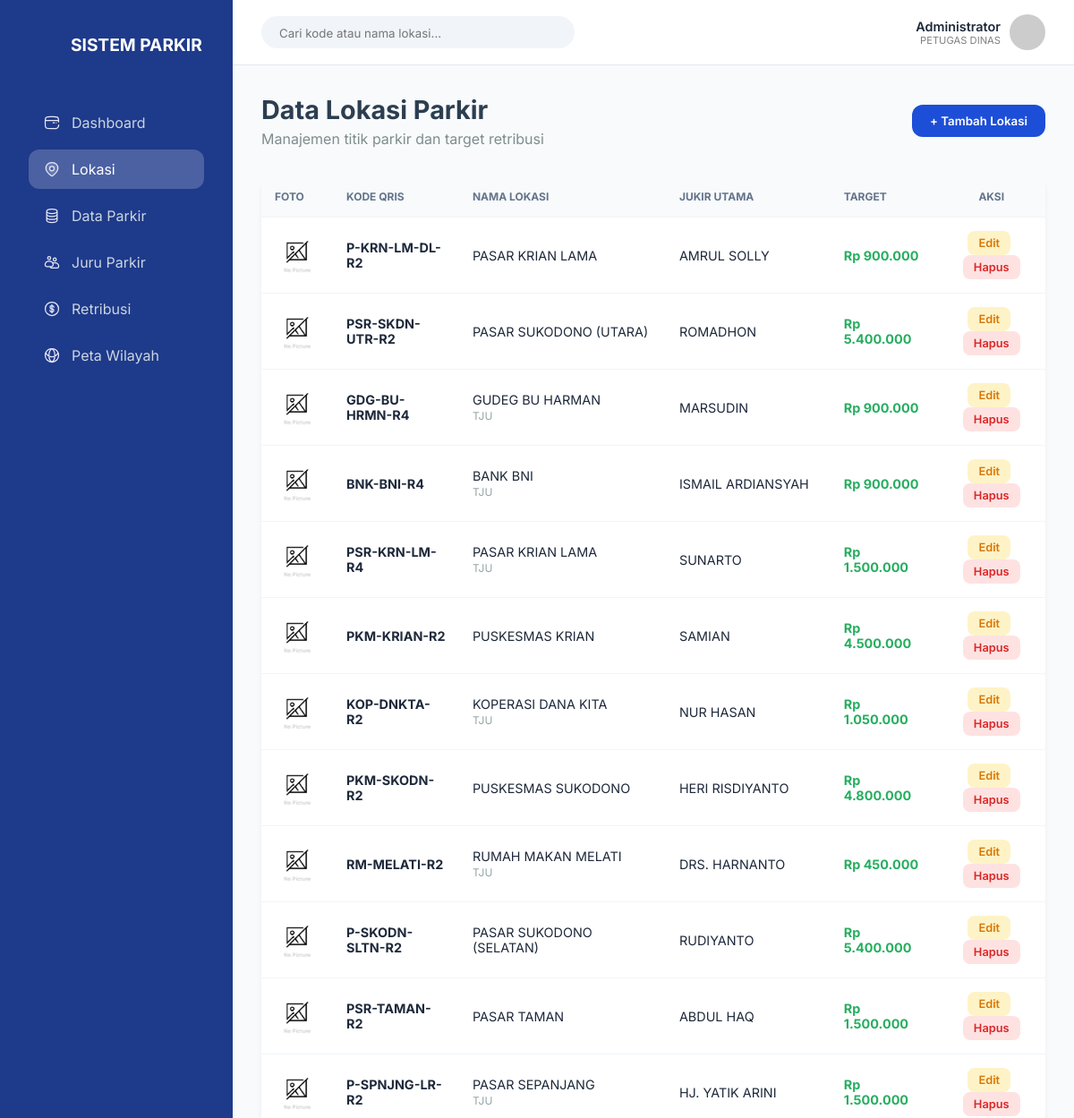
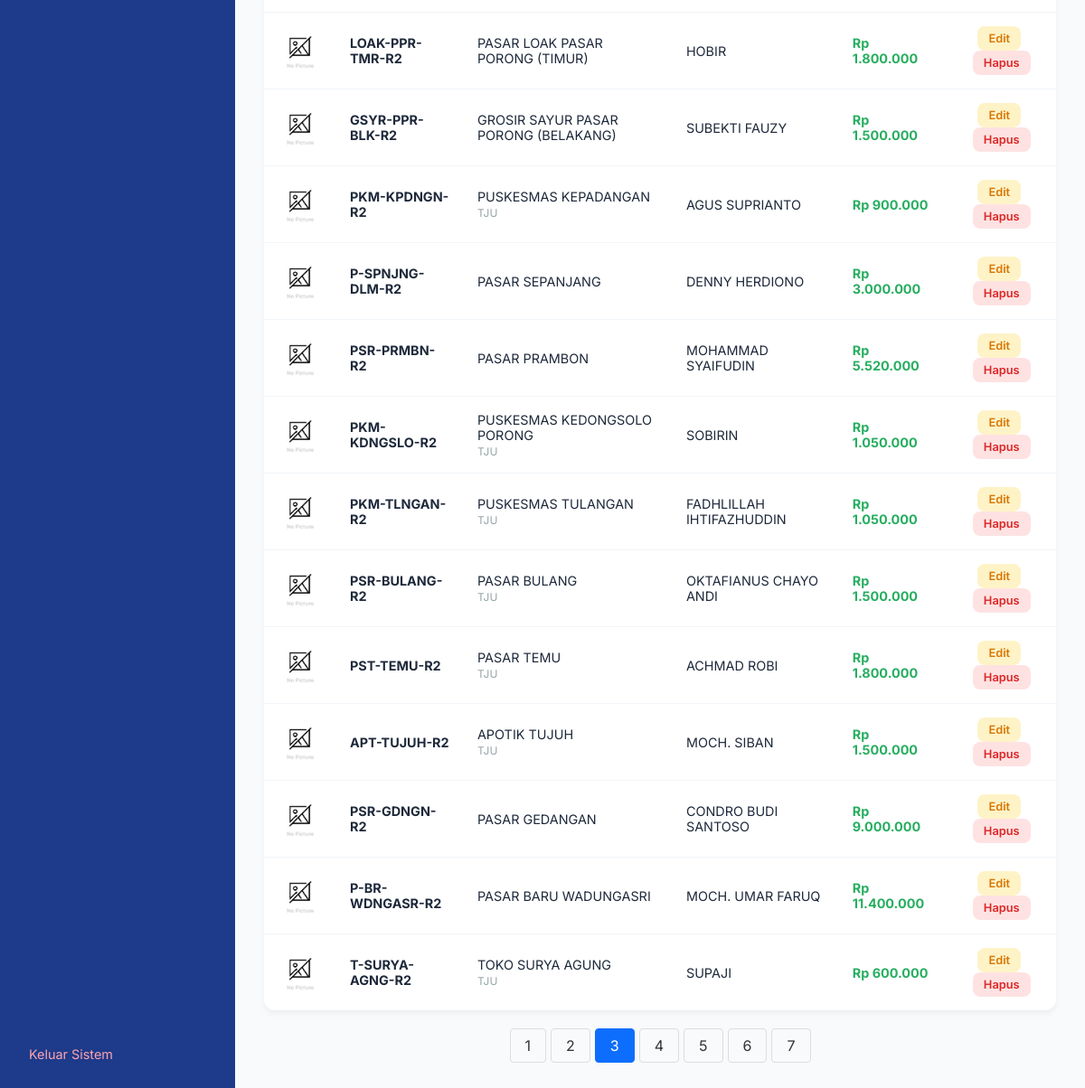
Page /lokasi.php?page=3 on the committed database (2 pictures, top to bottom).
### tables this page shows
CREATE TABLE `jukir_utama` (
  `id` int(11) NOT NULL,
  `no_spmt` varchar(50) DEFAULT NULL,
  `nik` varchar(20) DEFAULT NULL,
  `nama_lengkap` varchar(150) DEFAULT NULL,
  `ttl` varchar(100) DEFAULT NULL,
  `alamat` text DEFAULT NULL,
  `no_telp` varchar(20) DEFAULT NULL,
  `id_lokasi` int(11) DEFAULT NULL
);

CREATE TABLE `lokasi` (
  `id` int(11) NOT NULL,
  `kode_qris` varchar(50) DEFAULT NULL,
  `nama_lokasi` varchar(255) DEFAULT NULL,
  `titik_parkir` enum('TJU','TPK') DEFAULT NULL COMMENT 'TJU: Tepi Jalan Umum, TPK: Tempat Khusus Parkir',
  `nominal_retribusi` decimal(10,2) DEFAULT NULL,
  `target_bulanan` decimal(15,2) DEFAULT NULL,
  `terbilang_target` text DEFAULT NULL,
  `foto` varchar(255) DEFAULT NULL,
  `latitude` decimal(10,8) DEFAULT NULL,
  `longitude` decimal(11,8) DEFAULT NULL,
  `created_at` timestamp NOT NULL DEFAULT current_timestamp()
);

### lokasi.php (the view, shortened to what this page needs)
<?php
include 'config/auth.php';
$limit = 25;
$page = isset($_GET['page']) ? (int) $_GET['page'] : 1;
$offset = ($page - 1) * $limit;
$total_result = mysqli_query($conn, "SELECT COUNT(*) AS total FROM lokasi");
$total_row = mysqli_fetch_assoc($total_result)['total'];
$total_pages = ceil($total_row / $limit);
$sql = "SELECT
            lokasi.*,
            jukir_utama.nama_lengkap AS nama_jukir
        FROM lokasi
        LEFT JOIN jukir_utama ON lokasi.id = jukir_utama.id_lokasi
        ORDER BY lokasi.id DESC
        LIMIT $offset, $limit";
$result = mysqli_query($conn, $sql);
?>
<!DOCTYPE html>
<html lang="id">
<?php include 'components/header.php'; ?>
<body>
    <?php include 'components/sidebar.php'; ?>
    <div class="main-content" style="flex: 1;">
        <?php include 'components/navbar.php'; ?>
        <div class="container" style="padding: 2rem;">
            <div style="display: flex; justify-content: space-between; align-items: center; margin-bottom: 2rem;">
                <div>
                    <h1 style="font-size: 1.8rem; color: #2c3e50; margin: 0;">Data Lokasi Parkir</h1>
                    <p style="color: #7f8c8d; margin-top: 5px;">Manajemen titik parkir dan target retribusi</p>
                </div>
                <button class="btn-primary" onclick="openTambahModal()">+ Tambah Lokasi</button>
            </div>
            <div class="table-container"
                style="background: #fff; border-radius: 12px; box-shadow: 0 4px 6px rgba(0,0,0,0.05); overflow: hidden;">
                <table style="width: 100%; border-collapse: collapse;">
                    <thead style="background: #f8f9fa;">
                        <tr>
                            <th style="padding: 15px; text-align: left;">Foto</th>
                            <th style="padding: 15px; text-align: left;">Kode QRIS</th>
                            <th style="padding: 15px; text-align: left;">Nama Lokasi</th>
                            <th style="padding: 15px; text-align: left;">Jukir Utama</th>
                            <th style="padding: 15px; text-align: left;">Target</th>
                            <th style="padding: 15px; text-align: center;">Aksi</th>
                        </tr>
                    </thead>
                    <tbody>
                        <?php if (mysqli_num_rows($result) > 0): ?>
                            <?php while ($row = mysqli_fetch_assoc($result)): ?>
                                <tr style="border-top: 1px solid #eee;">
                                    <td style="padding: 15px;">
                                        <?php
                                        $foto = !empty($row['foto']) ? 'assets/img/lokasi/' . $row['foto'] : 'assets/img/no-image.jpg';
                                        ?>
                                        <img src="<?= $foto ?>"
                                            style="width: 50px; height: 50px; object-fit: cover; border-radius: 8px;">
                                    </td>
                                    <td style="padding: 15px; font-weight: bold;"><?= $row['kode_qris'] ?></td>
                                    <td style="padding: 15px;">
                                        <?= $row['nama_lokasi'] ?><br>
                                        <small style="color: #95a5a6;"><?= $row['titik_parkir'] ?></small>
                                    </td>
                                    <td style="padding: 15px;">
                                        <?= $row['nama_jukir'] ?? '<span style="color:#bdc3c7">Belum diset</span>' ?>
                                    </td>
                                    <td style="padding: 15px; color: #27ae60; font-weight: bold;">
                                        Rp <?= number_format($row['target_bulanan'], 0, ',', '.') ?>
                                    </td>
                                    <td style="padding: 15px; text-align: center;">
                                        <button class="btn-action btn-edit"
                                            onclick='openEditModal(<?= json_encode($row) ?>)'>Edit</button>
                                        <a href="store/hapus_lokasi.php?id=<?= $row['id'] ?>" class="btn-action btn-delete"
                                            onclick="return confirm('Hapus lokasi ini?')">Hapus</a>
                                    </td>
                                </tr>
                            <?php endwhile; ?>
                        <?php endif; ?>
                    </tbody>
                </table>
            </div>
            <div class="pagination">
                <?php for ($i = 1; $i <= $total_pages; $i++): ?>
                    <a href="?page=<?= $i ?>" class="<?= ($page == $i) ? 'active' : '' ?>">
                        <?= $i ?>
                    </a>
                <?php endfor; ?>
            </div>
        </div>
    </div>
                    <link rel="stylesheet" href="https://unpkg.com/leaflet@1.9.4/dist/leaflet.css" />
</body>
</html>

### assets/css/style.css (style rules this page uses)
:root { --primary: #1d4ed8; --primary-dark: #1e40af; --sidebar-bg: #1e3a8a; --bg-light: #f8fafc; --text-main: #1e293b; --text-muted: #64748b; --white: #ffffff; --shadow: 0 4px 6px -1px rgb(0 0 0 / 0.1), 0 2px 4px -2px rgb(0 0 0 / 0.1); }
* { margin: 0; padding: 0; box-sizing: border-box; font-family: 'Inter', sans-serif; }
body { background-color: var(--bg-light); display: flex; color: var(--text-main); }
.main-content { flex-grow: 1; }
.container { padding: 2rem; }
.table-container { background: var(--white); border-radius: 24px; overflow: hidden; box-shadow: var(--shadow); }
table { width: 100%; border-collapse: collapse; }
th { background: #f8fafc; padding: 15px 20px; text-align: left; font-size: 0.75rem; text-transform: uppercase; color: var(--text-muted); }
td { padding: 15px 20px; border-top: 1px solid #f1f5f9; font-size: 0.9rem; }
.btn-primary { background: var(--primary); color: white; padding: 10px 20px; border-radius: 12px; border: none; cursor: pointer; font-weight: 600; }
.btn-action { padding: 6px 12px; border-radius: 8px; font-size: 0.8rem; cursor: pointer; border: none; font-weight: 600; transition: 0.2s; text-decoration: none; display: inline-block; }
.btn-edit { background: #fef3c7; color: #d97706; margin-right: 5px; }
.btn-delete { background: #fee2e2; color: #dc2626; }
.pagination { display: flex; gap: 5px; margin-top: 20px; justify-content: center; }
.pagination a { padding: 8px 16px; border: 1px solid #ddd; text-decoration: none; color: #333; border-radius: 4px; }
.pagination a.active { background-color: #0d6efd; color: white; border-color: #0d6efd; }

### rows in the picture
jukir_utama: id_lokasi.kode_qris "P-KRN-LM-DL-R2", id_lokasi.nama_lokasi "PASAR KRIAN LAMA", nama_lengkap "AMRUL SOLLY", id_lokasi.target_bulanan "900.000"
jukir_utama: id_lokasi.kode_qris "PSR-SKDN-UTR-R2", id_lokasi.nama_lokasi "PASAR SUKODONO (UTARA)", nama_lengkap "ROMADHON", id_lokasi.target_bulanan "5.400.000"
jukir_utama: id_lokasi.kode_qris "GDG-BU-HRMN-R4", id_lokasi.nama_lokasi "GUDEG BU HARMAN", id_lokasi.titik_parkir "TJU", nama_lengkap "MARSUDIN", id_lokasi.target_bulanan "900.000"
jukir_utama: id_lokasi.kode_qris "BNK-BNI-R4", id_lokasi.nama_lokasi "BANK BNI", id_lokasi.titik_parkir "TJU", nama_lengkap "ISMAIL ARDIANSYAH", id_lokasi.target_bulanan "900.000"
jukir_utama: id_lokasi.kode_qris "PSR-KRN-LM-R4", id_lokasi.nama_lokasi "PASAR KRIAN LAMA", id_lokasi.titik_parkir "TJU", nama_lengkap "SUNARTO", id_lokasi.target_bulanan "1.500.000"
jukir_utama: id_lokasi.kode_qris "PKM-KRIAN-R2", id_lokasi.nama_lokasi "PUSKESMAS KRIAN", nama_lengkap "SAMIAN", id_lokasi.target_bulanan "4.500.000"
jukir_utama: id_lokasi.kode_qris "KOP-DNKTA-R2", id_lokasi.nama_lokasi "KOPERASI DANA KITA", id_lokasi.titik_parkir "TJU", nama_lengkap "NUR HASAN", id_lokasi.target_bulanan "1.050.000"
jukir_utama: id_lokasi.kode_qris "PKM-SKODN-R2", id_lokasi.nama_lokasi "PUSKESMAS SUKODONO", nama_lengkap "HERI RISDIYANTO", id_lokasi.target_bulanan "4.800.000"
jukir_utama: id_lokasi.kode_qris "RM-MELATI-R2", id_lokasi.nama_lokasi "RUMAH MAKAN MELATI", id_lokasi.titik_parkir "TJU", nama_lengkap "DRS. HARNANTO", id_lokasi.target_bulanan "450.000"
jukir_utama: id_lokasi.kode_qris "P-SKODN-SLTN-R2", id_lokasi.nama_lokasi "PASAR SUKODONO (SELATAN)", nama_lengkap "RUDIYANTO", id_lokasi.target_bulanan "5.400.000"
jukir_utama: id_lokasi.kode_qris "PSR-TAMAN-R2", id_lokasi.nama_lokasi "PASAR TAMAN", nama_lengkap "ABDUL HAQ", id_lokasi.target_bulanan "1.500.000"
jukir_utama: id_lokasi.kode_qris "P-SPNJNG-LR-R2", id_lokasi.nama_lokasi "PASAR SEPANJANG", id_lokasi.titik_parkir "TJU", nama_lengkap "HJ. YATIK ARINI", id_lokasi.target_bulanan "1.500.000"
jukir_utama: id_lokasi.kode_qris "LOAK-PPR-TMR-R2", id_lokasi.nama_lokasi "PASAR LOAK PASAR PORONG (TIMUR)", nama_lengkap "HOBIR", id_lokasi.target_bulanan "1.800.000"
jukir_utama: id_lokasi.kode_qris "GSYR-PPR-BLK-R2", id_lokasi.nama_lokasi "GROSIR SAYUR PASAR PORONG (BELAKANG)", nama_lengkap "SUBEKTI FAUZY", id_lokasi.target_bulanan "1.500.000"
jukir_utama: id_lokasi.kode_qris "PKM-KPDNGN-R2", id_lokasi.nama_lokasi "PUSKESMAS KEPADANGAN", id_lokasi.titik_parkir "TJU", nama_lengkap "AGUS SUPRIANTO", id_lokasi.target_bulanan "900.000"
jukir_utama: id_lokasi.kode_qris "P-SPNJNG-DLM-R2", id_lokasi.nama_lokasi "PASAR SEPANJANG", nama_lengkap "DENNY HERDIONO", id_lokasi.target_bulanan "3.000.000"
jukir_utama: id_lokasi.kode_qris "PSR-PRMBN-R2", id_lokasi.nama_lokasi "PASAR PRAMBON", nama_lengkap "MOHAMMAD SYAIFUDIN", id_lokasi.target_bulanan "5.520.000"
jukir_utama: id_lokasi.kode_qris "PKM-KDNGSLO-R2", id_lokasi.nama_lokasi "PUSKESMAS KEDONGSOLO PORONG", id_lokasi.titik_parkir "TJU", nama_lengkap "SOBIRIN", id_lokasi.target_bulanan "1.050.000"
jukir_utama: id_lokasi.kode_qris "PKM-TLNGAN-R2", id_lokasi.nama_lokasi "PUSKESMAS TULANGAN", id_lokasi.titik_parkir "TJU", nama_lengkap "FADHLILLAH IHTIFAZHUDDIN", id_lokasi.target_bulanan "1.050.000"
jukir_utama: id_lokasi.kode_qris "PSR-BULANG-R2", id_lokasi.nama_lokasi "PASAR BULANG", id_lokasi.titik_parkir "TJU", nama_lengkap "OKTAFIANUS CHAYO ANDI", id_lokasi.target_bulanan "1.500.000"
jukir_utama: id_lokasi.kode_qris "PST-TEMU-R2", id_lokasi.nama_lokasi "PASAR TEMU", id_lokasi.titik_parkir "TJU", nama_lengkap "ACHMAD ROBI", id_lokasi.target_bulanan "1.800.000"
jukir_utama: id_lokasi.kode_qris "APT-TUJUH-R2", id_lokasi.nama_lokasi "APOTIK TUJUH", id_lokasi.titik_parkir "TJU", nama_lengkap "MOCH. SIBAN", id_lokasi.target_bulanan "1.500.000"
jukir_utama: id_lokasi.kode_qris "PSR-GDNGN-R2", id_lokasi.nama_lokasi "PASAR GEDANGAN", nama_lengkap "CONDRO BUDI SANTOSO", id_lokasi.target_bulanan "9.000.000"
jukir_utama: id_lokasi.kode_qris "P-BR-WDNGASR-R2", id_lokasi.nama_lokasi "PASAR BARU WADUNGASRI", nama_lengkap "MOCH. UMAR FARUQ", id_lokasi.target_bulanan "11.400.000"
jukir_utama: id_lokasi.kode_qris "T-SURYA-AGNG-R2", id_lokasi.nama_lokasi "TOKO SURYA AGUNG", id_lokasi.titik_parkir "TJU", nama_lengkap "SUPAJI", id_lokasi.target_bulanan "600.000"
